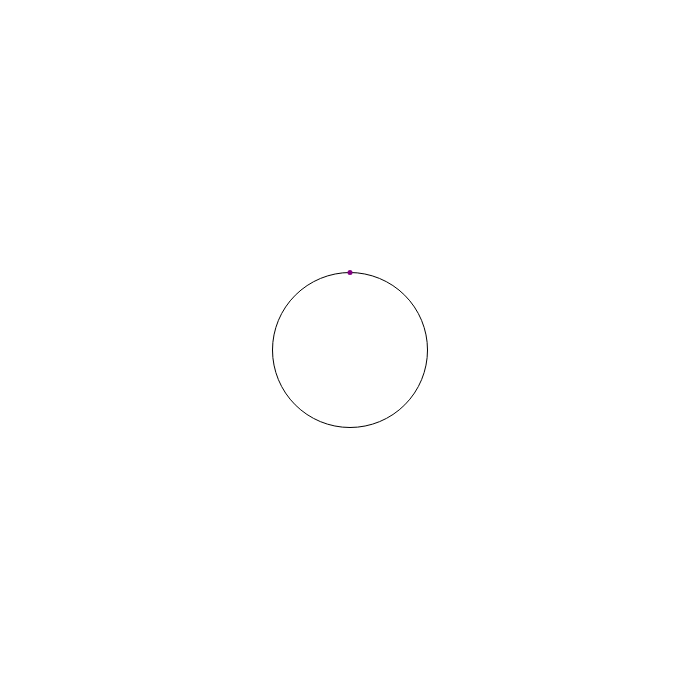
Frame 1 (no input)
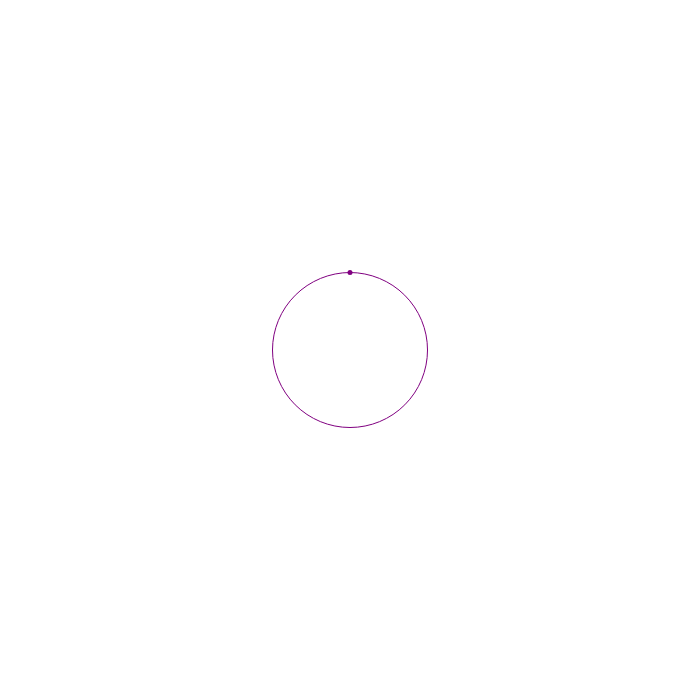
Frame 60 (no input)
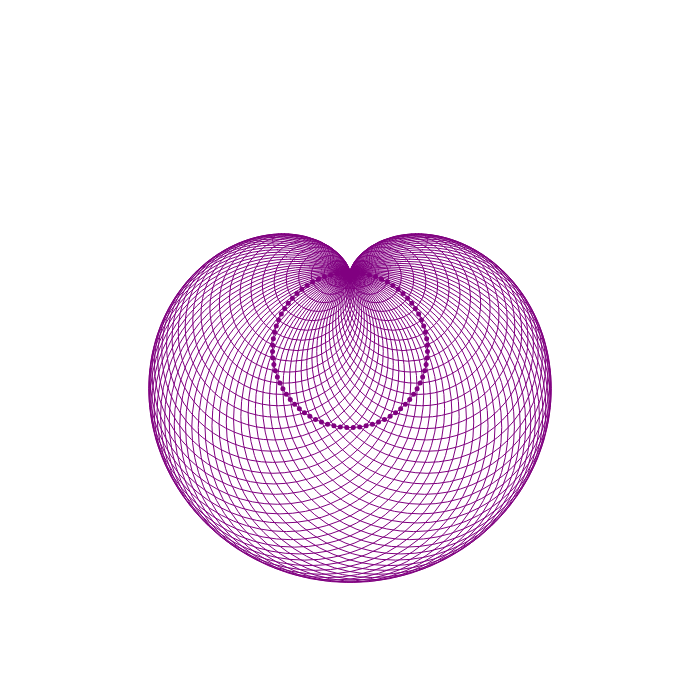
Frame 120 (the mouse pressed at the canvas centre since frame 60)

The p5.js sketch that drew these frames (run headless with seeded random() and noise() and a simulated clock; from frame 60 on, the mouse is pressed at the canvas centre):

// p5.js sketch
// ── sketch.js
//Written by Inle Bush
let height = 700;
let width = 700;
let radius = height/8 - 10;
let centerX = 350;
let centerY = 350;

function setup() {
    createCanvas(height, width);
    angleMode(DEGREES);
    
}

function draw() {
    translate(centerX, centerY);
    rotate(-90)
    background(255)
    let x = mouseX;
    let y = mouseY;
    let centCount = min(max(1, floor(y *  3/ width)), 2);//number of points;
    let n = max(1, floor(x *  150/ width));//number of points


    fill(255);
    circle(0, 0, 2*radius);
    noFill();
    stroke('purple')

    if (centCount == 1) {
        for (let ang = 0; ang < 360; ang+= 360/n) { //loops through points on circle
            endX = radius * cos(ang)
            endY = radius * sin(ang)
            strokeWeight(5)
            point(endX, endY)
            strokeWeight(1)
            circle(endX, endY, 2 * ((radius - endX) ** 2 + endY ** 2) ** 0.5)
        }
    } else {
        for (let ang = 0; ang < 360/(centCount*2); ang += 360/n) { //loops through points on circle
            endRadius = radius * sin(ang)//radius of smaller circles
            for (let ang2 = 0; ang2 < 360; ang2 += 360/centCount) {
                console.log(ang2 + ang)
                endX = radius * cos(ang + ang2)
                endY = radius * sin(ang + ang2)
                strokeWeight(5)
                point(endX, endY)
                point(endX, -endY) //reflection
                strokeWeight(1)
                circle(endX, -endY, 2 * endRadius) //reflection
                circle(endX, endY, 2 * endRadius)
            }
        }
    }
}
